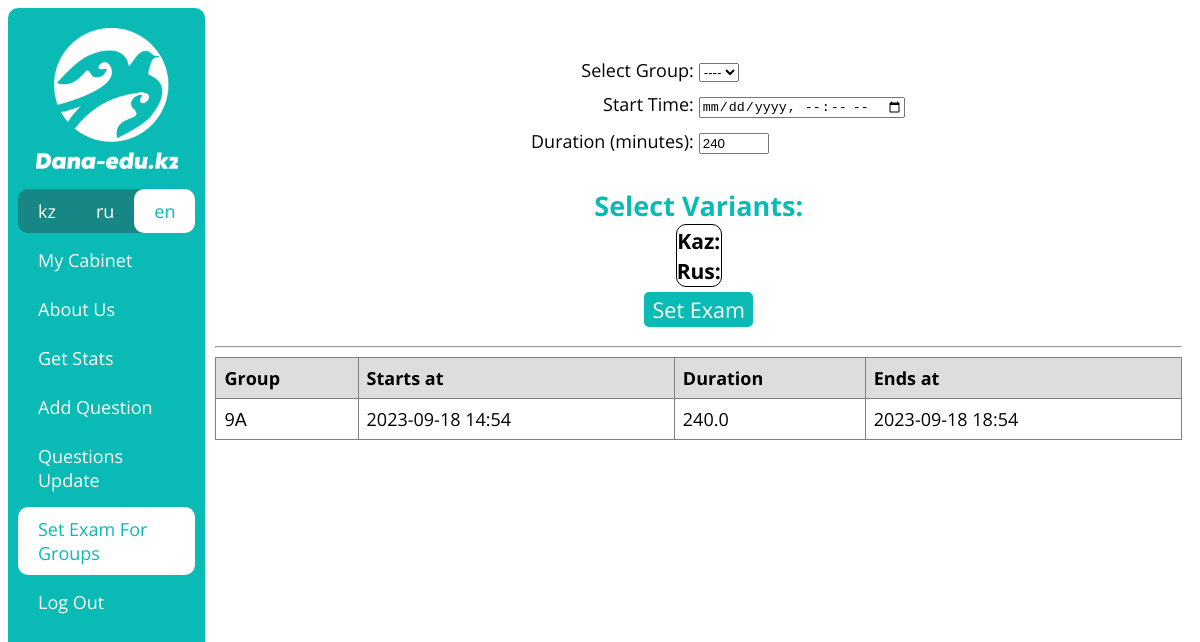
/en/set_exam_for_groups (signed in), run on the app's committed database.
### examapp/models.py (models this page shows, shortened)
class ExamForGroup(models.Model):
    group = models.ForeignKey('Group', on_delete=models.CASCADE)
    variants = models.ManyToManyField('Variant')
    duration = models.FloatField(default=240)
    starts_at = models.DateTimeField()
    ends_at = models.DateTimeField(null=True, blank=True)
    ended_users = models.ManyToManyField('CustomUser', blank=True)

class Group(models.Model):
    number = models.SmallIntegerField(choices=getNumberChoices())
    literal = models.CharField(choices=getLiteralChoices(), max_length=1)
    school = models.ForeignKey('School', on_delete=models.CASCADE)
    def __str__(self):
        return str(self.number) + str(self.literal)

### examapp/views.py (the view, shortened to what this page needs)
# urls.py: path('set_exam_for_groups', setExamForGroup, name='set_exam_for_groups_url'),
@login_required(login_url='login_url')
def setExamForGroup(request):
    if request.user.type != 'MO':
        return redirect('home_url')
    if request.method == 'GET':
        context = {'groups': Group.objects.all(),
                   'vars_ru': Variant.objects.filter(language='RUS'),
                   'vars_kz': Variant.objects.filter(language='KAZ'),
                   'exam_for_groups': ExamForGroup.objects.all().order_by('-pk'),
                   'urls': getUserUrls(request.user)}
        return render(request, 'set_exam_for_groups_page.html', context)

### examapp/functions.py (called while the page is built)
def getUserUrls(user) -> []:
    urls = [
        {'text': _('My Cabinet'), 'url': 'cabinet_url'},
        {'text': _('About Us'), 'url': 'about_us_url'}
    ]
    if user.type == 'PU':
        urls.append({'text': _('Init Exam'), 'url': 'exam_init_url'})
        urls.append({'text': _('Exam Results'), 'url': 'exam_results_url'})
    if user.type == 'MO':
        urls.append({'text': _('Get Stats'), 'url': 'get_stats_url'})
        urls.append({'text': _('Add Question'), 'url': 'add_questions_init_url'})
        urls.append({'text': _('Questions Update'), 'url': 'questions_update_url'})
        urls.append({'text': _('Set Exam For Groups'), 'url': 'set_exam_for_groups_url'})
    urls.append({'text': _('Log Out'), 'url': 'logout_url'})
    return urls

### templates/set_exam_for_groups_page.html (shortened to what this page needs)
{% extends 'base.html' %}
{% load i18n %}
{% block content %}
    <div align="center" style="font-size: 18px;">
        <form id="group-form" class="form" action="{% url 'set_exam_for_groups_url' %}" method="post">
            <p>
                <label for="group">{% trans 'Select Group:' %} </label>
                <select id="group" name="group" onchange="updateDuration()">
                    <option disabled selected>----</option>
                </select>
            </p>
            <p>
                <label for="start_time">{% trans 'Start Time:' %} </label>
                <input type="datetime-local" id="start_time" name="start_time" required>
            </p>
            <p>
                <label for="duration">{% trans 'Duration (minutes):' %} </label>
                <input type="number" id="duration" name="duration" style="width:30%" required>
            </p>
        </form>
        <h2 style="margin-bottom: 0px;">{% trans 'Select Variants:' %}</h2>
        <div id="variants" align="center">
            <h3 style="margin-top: 1px; margin-bottom: 1px;">Kaz:</h3>
            <h3 style="margin-top: 1px; margin-bottom: 1px;">Rus:</h3>
        </div>
        <input class="btn" form="group-form" type="submit" value="{% trans 'Set Exam' %}" style="font-size: 120%">
        <hr>
        <table class="groups_exams">
            <tr>
                <th>{% trans 'Group' %}</th>
                <th>{% trans 'Starts at' %}</th>
                <th>{% trans 'Duration' %}</th>
                <th>{% trans 'Ends at' %}</th>
            </tr>
            {% for exam in exam_for_groups %}
                <tr>
                    <td>{{ exam.group }}</td>
                    <td>{{ exam.starts_at|date:'Y-m-d H:i' }}</td>
                    <td>{{ exam.duration }}</td>
                    <td>{{ exam.ends_at|date:'Y-m-d H:i' }}</td>
                </tr>
            {% endfor %}
        </table>
    </div>
{% endblock content %}

### static/css/style.css (style rules this page uses)
html { user-select: none; }
input, select { margin-bottom: 10px; margin-top: 5px; }
body { font-family: 'Open Sans', sans-serif; }
h1, h2 { color: #0ABAB5; }
.groups_exams td, th { border: 1px solid grey; text-align: left; padding: 8px; }
.groups_exams { font-family: 'Open Sans', sans-serif; border-collapse: collapse; width: 100%; }
.groups_exams th { background-color: #dddddd; }
.btn { font-size: 20px; font-family: 'Open Sans', sans-serif; background: #0ABAB5; border-radius: 5px; color: #ffffff; border: 2px solid #0ABAB5; }
.form { display: table; margin-top: 40px; }
.form p { display: table-row; text-align: left; }
.form label { display: table-cell; text-align: right; padding-right: 5px; width: 50%; }
.form input { display: table-cell; }
#variants { border: 1px solid black; border-radius: 10px; margin-bottom = 10px; box-shadow = 10px 5px 5px grey; width: fit-content; max-width: 70%; }

### data on the page
ExamForGroup: group "9А", starts_at "2023-09-18 14:54", duration "240.0", ends_at "2023-09-18 18:54"

### other printed values
{{ language.code }} "ru"
{{ language.code }} "en"
{{ url.text }} "My Cabinet" "About Us" "Get Stats" "Add Question" "Questions Update" "Set Exam For Groups" "Log Out"
